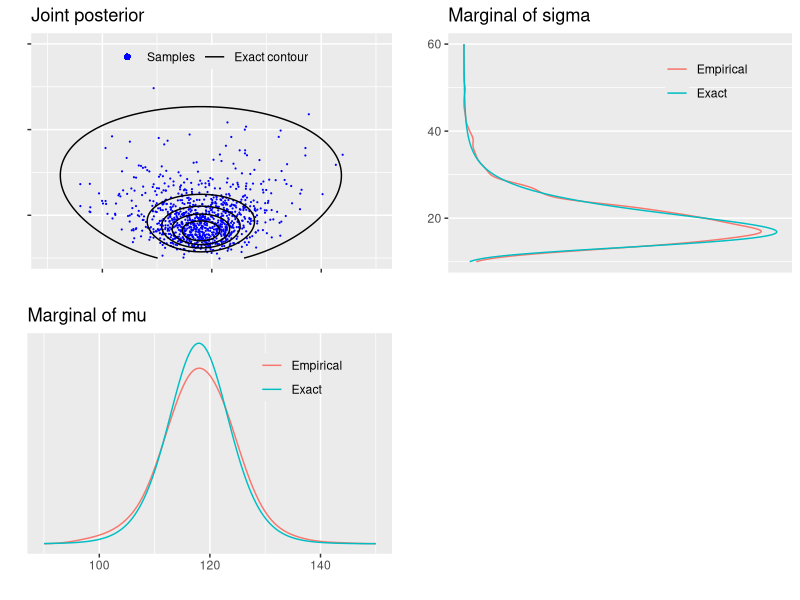
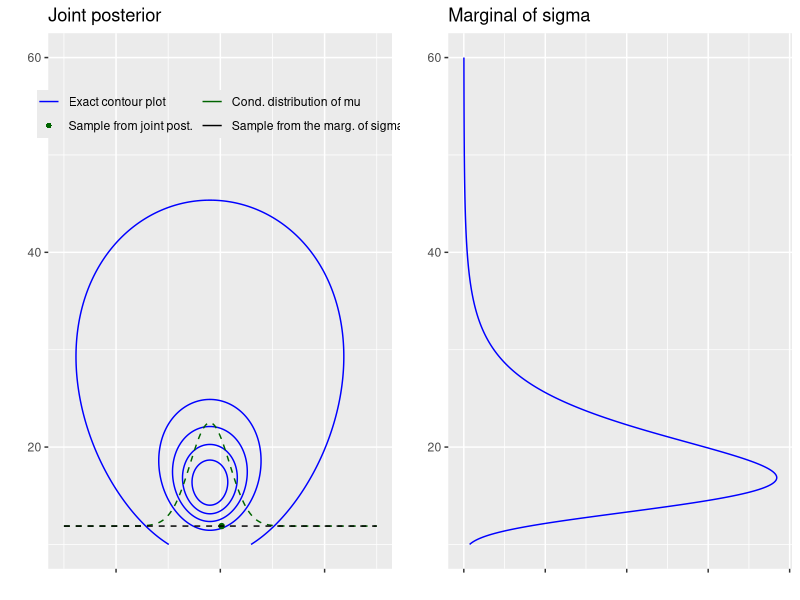
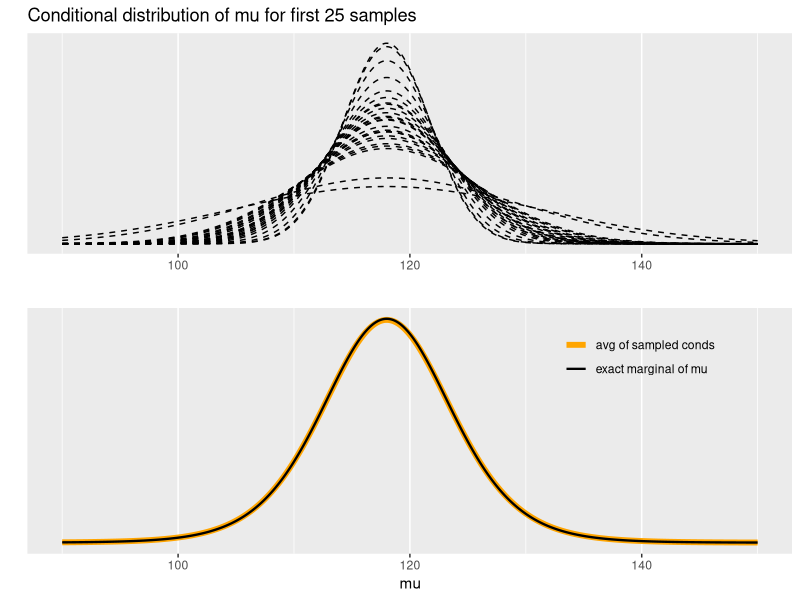
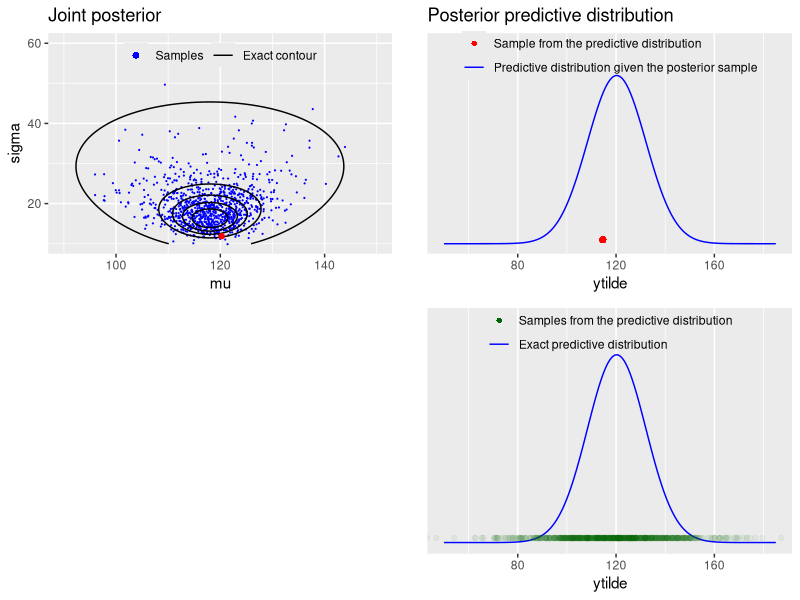

These figures' R source, in order:
# Bayesian data analysis
# Aki Vehtari <Aki.Vehtari@aalto.fi>
# Markus Paasiniemi <Markus.Paasiniemi@aalto.fi>

# Examples and illustrations for a normal model with unknown mean and
# variance (BDA3 section 3.2 on p. 64).
# Multivariate joint distribution, conditional distribution, marginal
# distribution, marginalization and posterior predictive distribution
# R versions of demos 3_1-3_4 combined into one demo
# like iPython notebook versions

library(ggplot2)
library(grid)
library(gridExtra)
library(tidyr)

# data
y <- c(93, 112, 122, 135, 122, 150, 118, 90, 124, 114)
# sufficient statistics
n <- length(y)
s2 <- var(y)
my <- mean(y)

# Factorize the joint posterior p(mu,sigma2|y) to p(sigma2|y)p(mu|sigma2,y)
# Sample from the joint posterior using this factorization

# helper function to sample from and evaluate
# scaled inverse chi-squared distribution
rsinvchisq <- function(n, nu, s2, ...) nu*s2 / rchisq(n , nu, ...)

dsinvchisq <- function(x, nu, s2){
  exp(log(nu/2)*nu/2 - lgamma(nu/2) + log(s2)/2*nu - log(x)*(nu/2+1) - (nu*s2/2)/x)
}

# sample 1000 random numbers from p(sigma2|y)
ns <- 1000
sigma2  <- rsinvchisq(ns, n-1, s2)

# sample from p(mu|sigma2,y)
mu <- my + sqrt(sigma2/n)*rnorm(length(sigma2))

# construct a variable sigma and
sigma <- sqrt(sigma2)

# sample from predictive distribution p(ynew|y) for each sample of (mu, sigma)
ynew <- rnorm(ns, mu, sigma)

# For mu, sigma and ynew compute the density in a grid
# ranges for the grids
t1l <- c(90, 150)
t2l <- c(10, 60)
nl <- c(50, 185)

t1 <- seq(t1l[1], t1l[2], length.out = ns)
t2 <- seq(t2l[1], t2l[2], length.out = ns)
xynew <- seq(nl[1], nl[2], length.out = ns)

# compute the exact marginal density of mu
# multiplication by 1./sqrt(s2/n) is due to the transformation of
# variable z=(x-mean(y))/sqrt(s2/n), see Gelman et al p. 24
pm <- dt((t1-my) / sqrt(s2/n), n-1) / sqrt(s2/n)

# estimate the marginal density using samples
# and ad hoc Gaussian kernel approximation
pmk <- density(mu, adjust = 2, n = ns, from = t1l[1], to = t1l[2])$y

# compute the exact marginal density of sigma
# the multiplication by 2*t2 is due to the transformation of
# variable z=t2^2, see Gelman et al p. 24
ps <- dsinvchisq(t2^2, n-1, s2) * 2*t2

# estimate the marginal density using samples
# and ad hoc Gaussian kernel approximation
psk <- density(sigma, n = ns, from = t2l[1], to = t2l[2])$y

# compute the exact predictive density
# multiplication by 1./sqrt(s2/n) is due to the transformation of variable
# see BDA3 p. 21
p_new <- dt((xynew-my) / sqrt(s2*(1+1/n)), n-1) / sqrt(s2*(1+1/n))

# combine grid points into another data frame
# with all pairwise combinations
dfj <- data.frame(t1 = rep(t1, each = length(t2)),
                  t2 = rep(t2, length(t1)))

# evaluate the joint density in a grid
# note that the following is not normalized, but for plotting
# contours it does not matter
dfj$z <- dsinvchisq(dfj$t2^2, n-1, s2) * 2*dfj$t2 * dnorm(dfj$t1, my, dfj$t2/sqrt(n))
# breaks for plotting the contours
cl <- seq(1e-5, max(dfj$z), length.out = 6)

## Visualise the joint density and marginal densities of the posterior
## of normal distribution with unknown mean and variance.

dfm <- data.frame(t1, Exact = pm, Empirical = pmk) %>% gather(grp, p, -t1)
# create a plot of the marginal density of mu
margmu <- ggplot(dfm) +
  geom_line(aes(t1, p, color = grp)) +
  coord_cartesian(xlim = t1l) +
  labs(title = 'Marginal of mu', x = '', y = '') +
  scale_y_continuous(breaks = NULL) +
  theme(legend.background = element_blank(),
        legend.position = c(0.75, 0.8),
        legend.title = element_blank())

dfs <- data.frame(t2, Exact = ps, Empirical = psk) %>% gather(grp, p, -t2)
# create a plot of the marginal density of sigma
margsig <- ggplot(dfs) +
  geom_line(aes(t2, p, color = grp)) +
  coord_cartesian(xlim = t2l) +
  coord_flip() +
  labs(title = 'Marginal of sigma', x = '', y = '') +
  scale_y_continuous(breaks = NULL) +
  theme(legend.background = element_blank(),
        legend.position = c(0.75, 0.8),
        legend.title = element_blank())

# create a plot of the joint density
joint1labs <- c('Samples','Exact contour')
joint1 <- ggplot() +
  geom_point(data = data.frame(mu,sigma), aes(mu, sigma, col = '1'), size = 0.1) +
  geom_contour(data = dfj, aes(t1, t2, z = z, col = '2'), breaks = cl) +
  coord_cartesian(xlim = t1l,ylim = t2l) +
  labs(title = 'Joint posterior', x = '', y = '') +
  scale_y_continuous(labels = NULL) +
  scale_x_continuous(labels = NULL) +
  scale_color_manual(values=c('blue', 'black'), labels = joint1labs) +
  guides(color = guide_legend(nrow  = 1, override.aes = list(
    shape = c(16, NA), linetype = c(0, 1), size = c(2, 1)))) +
  theme(legend.background = element_blank(),
        legend.position = c(0.5, 0.9),
        legend.title = element_blank())

# blank plot for combining the plots
bp <- grid.rect(gp = gpar(col = 'white'))

# combine the plots
grid.arrange(joint1, margsig, margmu, bp, nrow = 2)

## Visualise factored sampling and the corresponding
## marginal and conditional densities.

# data frame for the conditional of mu and marginal of sigma
dfc <- data.frame(mu = t1, marg = rep(sigma[1], length(t1)),
                  cond = sigma[1] + dnorm(t1 ,my, sqrt(sigma2[1]/n)) * 100) %>%
  gather(grp, p, marg, cond)

# legend labels for the following plot
joint2labs <- c('Exact contour plot', 'Sample from joint post.',
               'Cond. distribution of mu', 'Sample from the marg. of sigma')

# create another plot of the joint posterior
joint2 <- ggplot() +
  geom_contour(data = dfj, aes(t1, t2, z = z, col = '1'), breaks = cl) +
  geom_point(data = data.frame(m = mu[1], s = sigma[1]), aes(m , s, color = '2')) +
  geom_line(data = dfc, aes(mu, p, color = grp), linetype = 'dashed') +
  coord_cartesian(xlim = t1l,ylim = t2l) +
  labs(title = 'Joint posterior', x = '', y = '') +
  scale_x_continuous(labels = NULL) +
  scale_color_manual(values=c('blue', 'darkgreen','darkgreen','black'), labels = joint2labs) +
  guides(color = guide_legend(nrow  = 2, override.aes = list(
    shape = c(NA, 16, NA, NA), linetype = c(1, 0, 1, 1)))) +
  theme(legend.background = element_blank(),
        legend.position = c(0.5, 0.85),
        legend.title = element_blank())

# create another plot of the marginal density of sigma
margsig2 <- ggplot(data = data.frame(t2, ps)) +
  geom_line(aes(t2, ps), color = 'blue') +
  coord_cartesian(xlim = t2l) +
  coord_flip() +
  labs(title = 'Marginal of sigma', x = '', y = '') +
  scale_y_continuous(labels = NULL)

# combine the plots
grid.arrange(joint2, margsig2, ncol = 2)

## Visualise the marginal distribution of mu as a mixture of normals.

# calculate conditional pdfs for each sample
condpdfs <- sapply(t1, function(x) dnorm(x, my, sqrt(sigma2/n)))

# data frame of 25 first samples
dfm25 <- data.frame(t1, t(condpdfs[1:25,])) %>% gather(grp, p, -t1)

# create a plot of some of them
condmu <- ggplot(data = dfm25) +
  geom_line(aes(t1, p, group = grp), linetype = 'dashed') +
  labs(title = 'Conditional distribution of mu for first 25 samples', y = '', x = '') +
  scale_y_continuous(breaks = NULL)


# labels for the following plot
mulabs <- c('avg of sampled conds', 'exact marginal of mu')

dfsam <- data.frame(t1, colMeans(condpdfs), pm) %>% gather(grp,p,-t1)
# create a plot of their mean
meanmu <- ggplot(data = dfsam) +
  geom_line(aes(t1, p, size = grp, color = grp)) +
  labs(y = '', x = 'mu') +
  scale_y_continuous(breaks = NULL) +
  scale_size_manual(values = c(2, 0.8), labels = mulabs) +
  scale_color_manual(values = c('orange', 'black'), labels = mulabs) +
  theme(legend.position = c(0.8, 0.8),
        legend.background = element_blank(),
        legend.title = element_blank())

# combine the plots
grid.arrange(condmu, meanmu, ncol = 1)

## Visualise sampling from the posterior predictive distribution.

# calculate each predictive pdf with given mu and sigma
ynewdists <- sapply(xynew, function(x) dnorm(x, mu, sigma))

# data frame of dirst draw from sample the predictive along
# with the exact value for plotting
dfp <- data.frame(xynew, draw = ynewdists[1,], exact = p_new)

# data frame for plotting the samples
dfy <- data.frame(ynew, p = 0.02*max(ynewdists))

# legend labels for the plots
pred1labs <- c('Sample from the predictive distribution', 'Predictive distribution given the posterior sample')
pred2labs <- c('Samples from the predictive distribution', 'Exact predictive distribution')

# create yet another plot of the joint posterior with a draw
# from the posterior predictive distribution, highlight the first sample
# create a plot of the joint density
joint3labs <- c('Samples', 'Exact contour')
joint3 <- ggplot() +
  geom_point(data = data.frame(mu, sigma), aes(mu, sigma, col = '1'), size = 0.1) +
  geom_contour(data = dfj, aes(t1, t2, z = z, col = '2'), breaks = cl) +
  geom_point(data = data.frame(x = mu[1], y = sigma[1]), aes(x, y), color = 'red') +
  coord_cartesian(xlim = t1l,ylim = t2l) +
  labs(title = 'Joint posterior', x = 'mu', y = 'sigma') +
  scale_color_manual(values=c('blue', 'black'), labels = joint3labs) +
  guides(color = guide_legend(nrow  = 1, override.aes = list(
    shape = c(16, NA), linetype = c(0, 1), size = c(2, 1)))) +
  theme(legend.background = element_blank(),
        legend.position=c(0.5 ,0.9),
        legend.title = element_blank())

# create a plot of the predicitive distribution and the respective sample
pred1 <- ggplot() +
  geom_line(data = dfp, aes(xynew, draw, color = '2')) +
  geom_point(data = dfy, aes(ynew[1], p, color = '1')) +
  coord_cartesian(xlim = nl, ylim = c(0,0.04)) +
  labs(title = 'Posterior predictive distribution', x = 'ytilde', y = '') +
  scale_y_continuous(breaks = NULL) +
  scale_color_manual(values = c('red', 'blue'), labels = pred1labs) +
  guides(color = guide_legend(nrow = 2, override.aes = list(
    linetype = c(0, 1), shape=c(16, NA), labels = pred1labs))) +
  theme(legend.background = element_blank(),
        legend.position = c(0.5 ,0.9),
        legend.title = element_blank())

# create a plot for all ynews
pred2 <- ggplot() +
  geom_line(data = dfp, aes(xynew, draw, color = '2')) +
  geom_point(data = dfy, aes(ynew, p, color = '1'), alpha = 0.05) +
  coord_cartesian(xlim = nl, ylim = c(0,0.04)) +
  labs(x = 'ytilde', y = '') +
  scale_y_continuous(breaks=NULL) +
  scale_color_manual(values=c('darkgreen','blue'),labels=pred2labs) +
  guides(color = guide_legend(nrow = 2, override.aes=list(
    linetype = c(0, 1), shape = c(16, NA), alpha = c(1, 1) ,labels = pred2labs))) +
  theme(legend.background = element_blank(),
        legend.position = c(0.5 ,0.9),
        legend.title = element_blank())

# combine the plots
grid.arrange(joint3, pred1, bp, pred2, nrow = 2)
